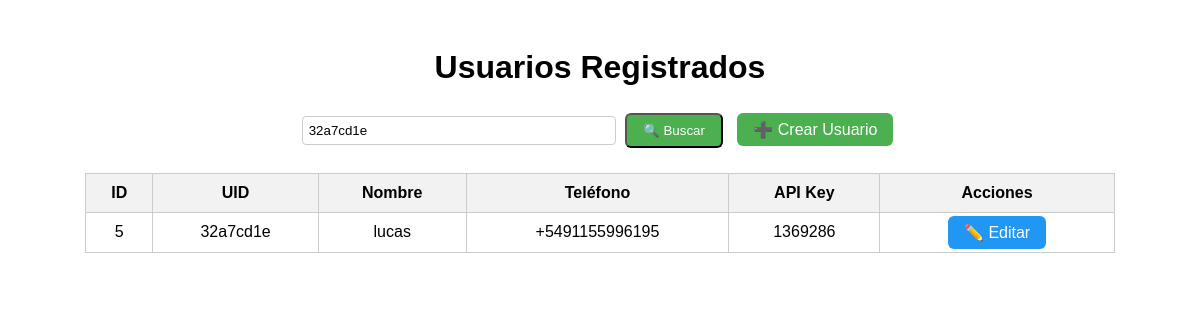
/ver_usuarios.php?busqueda=32a7cd1e, run on the app's committed database.
### tables this page shows
CREATE TABLE `usuarios` (
  `id` int(11) NOT NULL,
  `nombre` varchar(100) DEFAULT NULL,
  `uid` varchar(50) DEFAULT NULL,
  `telefono` varchar(20) DEFAULT NULL,
  `apikey` varchar(50) DEFAULT NULL
);

### ver_usuarios.php (the view, shortened to what this page needs)
<?php
$conexion = new mysqli("localhost", "root", "", "asistencia");
$busqueda = isset($_GET['busqueda']) ? $conexion->real_escape_string($_GET['busqueda']) : "";
$sql = "SELECT * FROM usuarios";
if (!empty($busqueda)) {
    $sql .= " WHERE uid LIKE '%$busqueda%' OR nombre LIKE '%$busqueda%' OR telefono LIKE '%$busqueda%' OR apikey LIKE '%$busqueda%'";
}
$sql .= " ORDER BY id ASC";
$resultado = $conexion->query($sql);
?>
<!DOCTYPE html>
<html lang="es">
<head>
</head>
<body>
    <h1>Usuarios Registrados</h1>
    <div class="top-bar">
        <form method="GET" style="display: inline-block;">
            <input type="text" name="busqueda" placeholder="Buscar por nombre, UID, teléfono o API key" value="<?= htmlspecialchars($busqueda) ?>">
            <button class="btn" type="submit">🔍 Buscar</button>
        </form>
        <a href="crear_usuario.php" class="btn">➕ Crear Usuario</a>
    </div>
    <table>
        <tr>
            <th>ID</th>
            <th>UID</th>
            <th>Nombre</th>
            <th>Teléfono</th>
            <th>API Key</th>
            <th>Acciones</th>
        </tr>
        <?php while($fila = $resultado->fetch_assoc()): ?>
            <tr>
                <td><?= $fila['id'] ?></td>
                <td><?= $fila['uid'] ?></td>
                <td><?= $fila['nombre'] ?></td>
                <td><?= $fila['telefono'] ?></td>
                <td><?= $fila['apikey'] ?></td>
                <td>
                    <a href="editar_usuario.php?id=<?= $fila['id'] ?>" class="btn edit">✏️ Editar</a>
                </td>
            </tr>
        <?php endwhile; ?>
    </table>
</body>
</html>

### ver_usuarios.php (style rules this page uses)
body { font-family: Arial, sans-serif; padding: 20px; text-align: center; }
.top-bar { margin-bottom: 20px; }
input[type="text"] { padding: 6px; width: 300px; border: 1px solid #ccc; border-radius: 4px; }
.btn { padding: 8px 16px; margin: 5px; background-color: #4CAF50; color: white; text-decoration: none; border-radius: 6px; }
.btn.edit { background-color: #2196F3; }
table { border-collapse: collapse; width: 90%; margin: auto; }
th, td { border: 1px solid #ccc; padding: 10px; }
th { background-color: #f2f2f2; }

### data on the page
usuarios: id "5", uid "32a7cd1e", nombre "lucas", telefono "+5491155996195", apikey "1369286"
